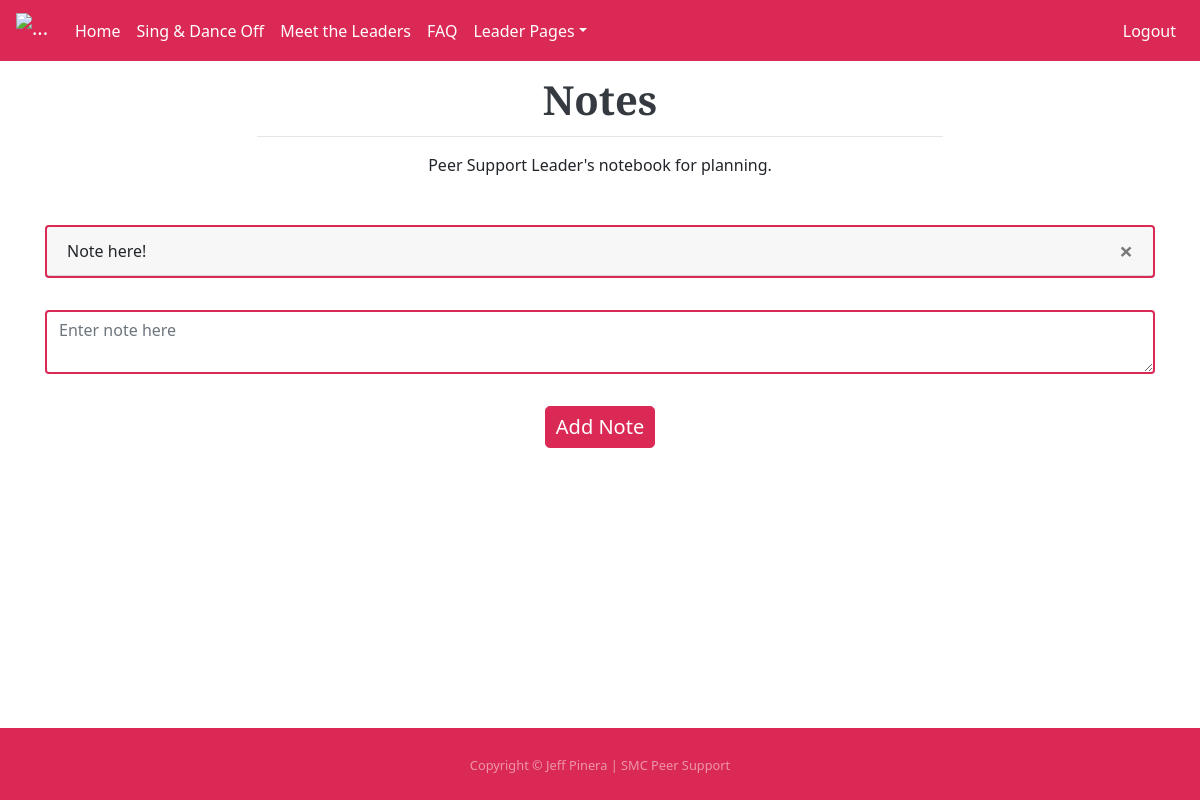
The app's page /notes (signed in), older data.
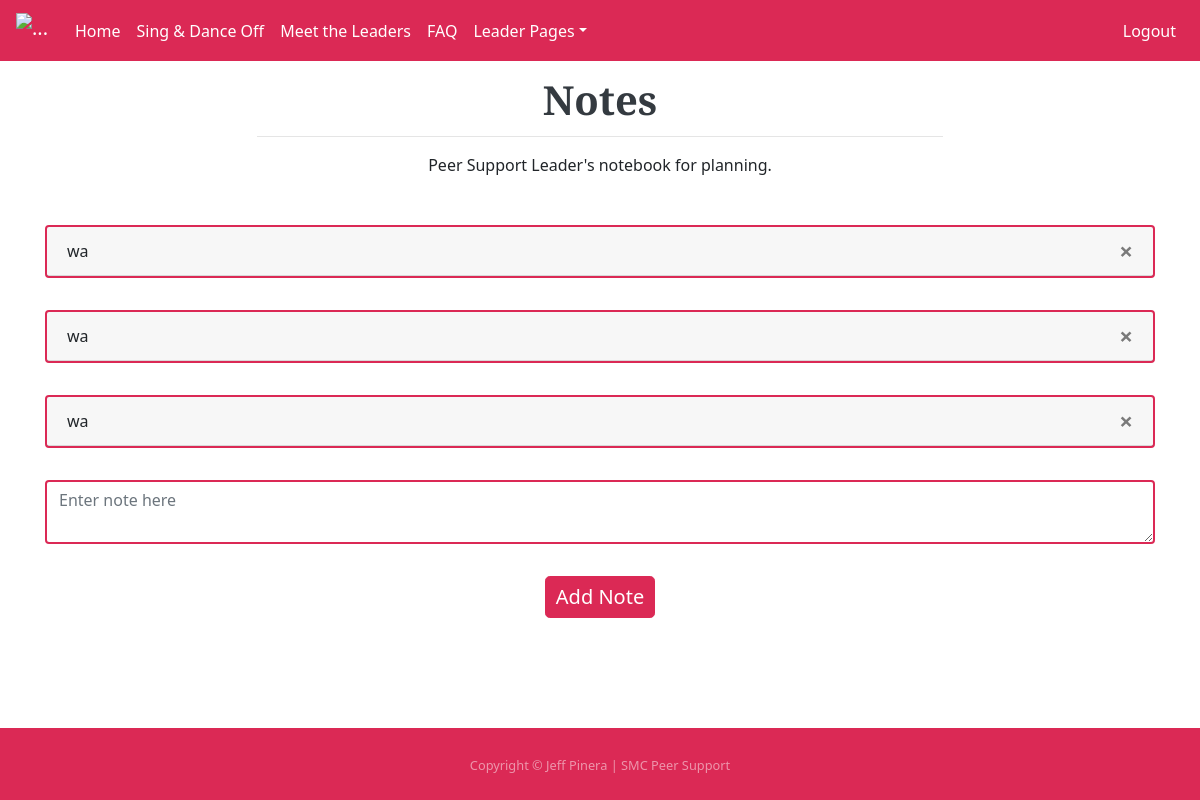
The same page, newer data.
### website/models.py (models this page shows)
class Note(db.Model):
    id = db.Column(db.Integer, primary_key=True) #Database ID number
    data = db.Column(db.String(10000)) #Inputted data
    date = db.Column(db.DateTime(timezone=True), default=func.now()) #Date of submit
    user_id = db.Column(db.Integer, db.ForeignKey('user.id')) #User ID number

### website/views.py (the view, shortened to what this page needs)
@views.route("/notes", methods=['GET', 'POST'])
@login_required
def notes():
    return render_template("notes.html", user=current_user)

### website/__init__.py (called while the page is built)
def create_app():
    app = Flask(__name__)
    app.config['SECRET_KEY'] = 'd5DrWBqQS1OmC6XE'
    app.config['SQLALCHEMY_DATABASE_URI'] = f'sqlite:///{DB_NAME}'
    db.init_app(app)
    from .views import views
    from .auth import auth
    app.register_blueprint(views, url_prefix='/')
    app.register_blueprint(auth, url_prefix='/')
    from .models import User, Note, Faq
    with app.app_context():
        db.create_all()
        print("Created database!")
    login_manager = LoginManager()
    login_manager.login_view = 'auth.login'
    login_manager.init_app(app)
    @login_manager.user_loader
    def load_user(id):
        return User.query.get(int(id))
    return app

### website/templates/notes.html (shortened to what this page needs)
{% extends "template.html" %}
{% block content %}
<section>
    <div class="container px-4 px-lg-5 h-100 navspace">
        <div class="row gx-4 gx-lg-5 h-100 align-items-center justify-content-center text-center">
            <div class="col-lg-8 align-self-end">
                <h1 class="text-dark font-weight-bold headingsfont">Notes</h1>
                <hr class="divider" />
                <p class="text-white-75 mb-5">Peer Support Leader's notebook for planning.</p>
            </div>
        </div>
    </div>
</section>
<section class="container">
    <ul class="list-group list-group-flush" id="notes">
        {% for note in user.notes %}
        <div class="card noteborder">
            <div class="card-header d-flex justify-content-between align-items-center">
                <div class="card-text">{{ note.data }}</div>
                <button type="button" class="close" onClick="deleteNote({{ note.id }})">
                    <span aria-hidden="true">&times;</span>
                </button>
            </div>
        </div>
        <div class="spacer"></div>
        {% endfor %}
    </ul>
    <div>
        <form method="POST">
            <textarea name="note" id="note" class="form-control noteborder" placeholder="Enter note here"></textarea>
            <div class="spacer"></div>
            <div class="buttoncenter">
                <button type="submit" class="btn btn-primary btn-lg buttoncolour headingsfont">Add Note</button>
            </div>
        </form>
    </div>
</section>
<div class="spacer"></div>
{% endblock %}

Row changes from the older to the newer data that the page shows:
removed Note: data "Note here!"
added Note: data "wa"
added Note: data "wa"
added Note: data "wa"
